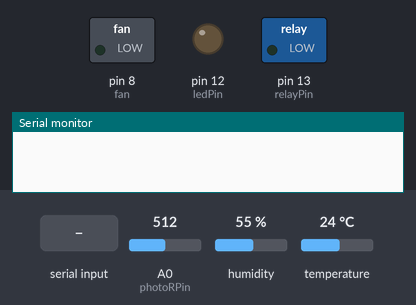
Bench run of a sketch on a simulated Arduino Uno, built with avr-gcc and run on an emulated ATmega328P. Parts: switched loads named in the sketch (green lamp = pin HIGH), output pins drawn as LEDs (lit = HIGH), the last lines printed to the serial monitor. The test bench sets the inputs (shaded band); at power-on: A0 (photoRPin) = 512, humidity 55 %, temperature 24 °C.

Above: at 1.2 s.
1.3 s: "1" received over Serial
At 2.4 s:
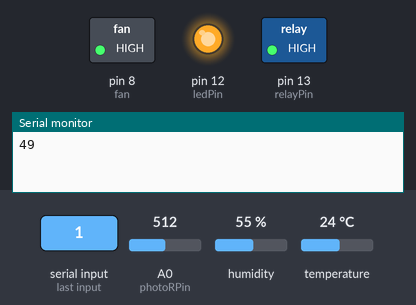
2.8 s: byte 56 (56) received over Serial
At 3.5 s:
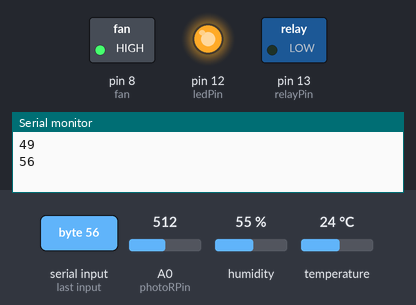
4.3 s: "4" received over Serial
At 4.6 s:
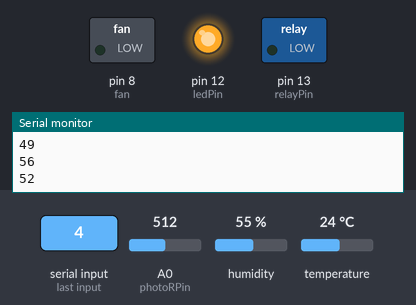
5.8 s: byte 55 (55) received over Serial
At 7.0 s:
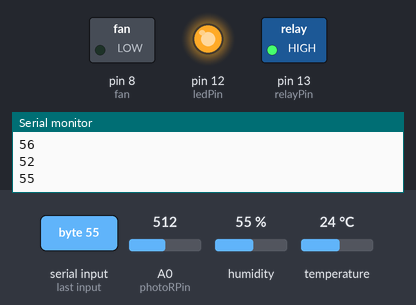
7.3 s: "6" received over Serial
At 8.1 s:
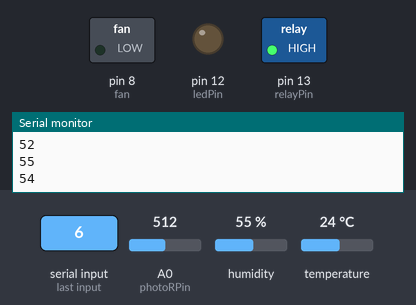
8.8 s: "3" received over Serial
At 9.3 s:
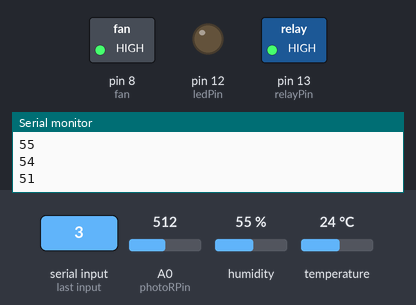
Timing chart, 0 to 11.3 s (numbered marks = the images above; inputs shaded):
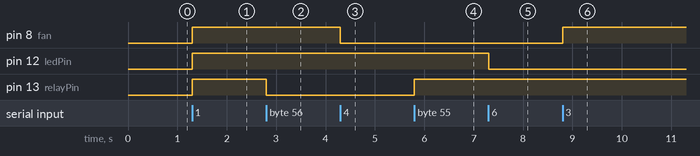

The sketch:

twitter_fan_light.ino
```cpp
#include <dht.h>

dht DHT;

#define DHT11_PIN 7

int photoRPin = 0;
int lightLevel;
int ledPin = 12;
int fan = 8;
int relayPin =  13;
int incomingByte = 0;

void setup()   {
  pinMode(relayPin, OUTPUT);
  pinMode(ledPin, OUTPUT);
  pinMode(fan, OUTPUT);
  Serial.begin(9600);
}

void loop()
{
  if (Serial.available() > 0) {
	incomingByte = Serial.read();
        Serial.println(incomingByte);
        if (incomingByte == 49){
          digitalWrite(relayPin, HIGH);
          digitalWrite(ledPin, HIGH);
          digitalWrite(fan, HIGH);
        }
        else if (incomingByte == 50){
          digitalWrite(relayPin, LOW);
          digitalWrite(ledPin, LOW);
          digitalWrite(fan, LOW);
        }
        else if (incomingByte == 51){
          digitalWrite(fan, HIGH);
        }
        else if (incomingByte == 52){
          digitalWrite(fan, LOW);
        }
        else if (incomingByte == 53){
          digitalWrite(ledPin, HIGH);
        }
        else if (incomingByte == 54){
          digitalWrite(ledPin, LOW);
        }
        else if (incomingByte == 55){
          digitalWrite(relayPin, HIGH);
        }
        else if (incomingByte == 56){
          digitalWrite(relayPin, LOW);
        }
        else {
          digitalWrite(relayPin, LOW);
          digitalWrite(ledPin, LOW);
          digitalWrite(fan, LOW);
        }
  int chk = DHT.read11(DHT11_PIN);
  lightLevel=analogRead(photoRPin);

  }
}
```

Measured:
- after the input at 1.3 s, pin 8 (fan), pin 12 (ledPin), pin 13 (relayPin): LOW → HIGH at once
- after the input at 2.8 s, pin 13 (relayPin): HIGH → LOW at once
- after the input at 4.3 s, pin 8 (fan): HIGH → LOW at once
- after the input at 5.8 s, pin 13 (relayPin): LOW → HIGH at once
- after the input at 7.3 s, pin 12 (ledPin): HIGH → LOW at once
- after the input at 8.8 s, pin 8 (fan): LOW → HIGH at once
